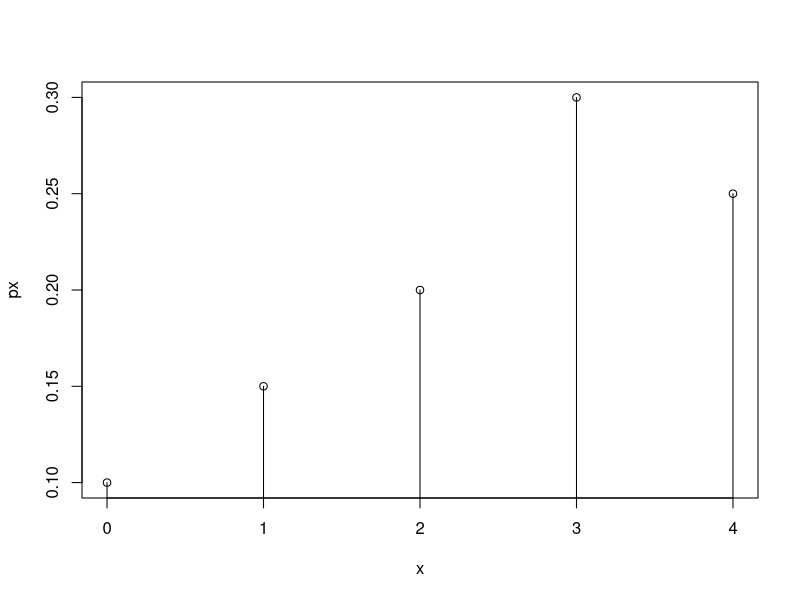
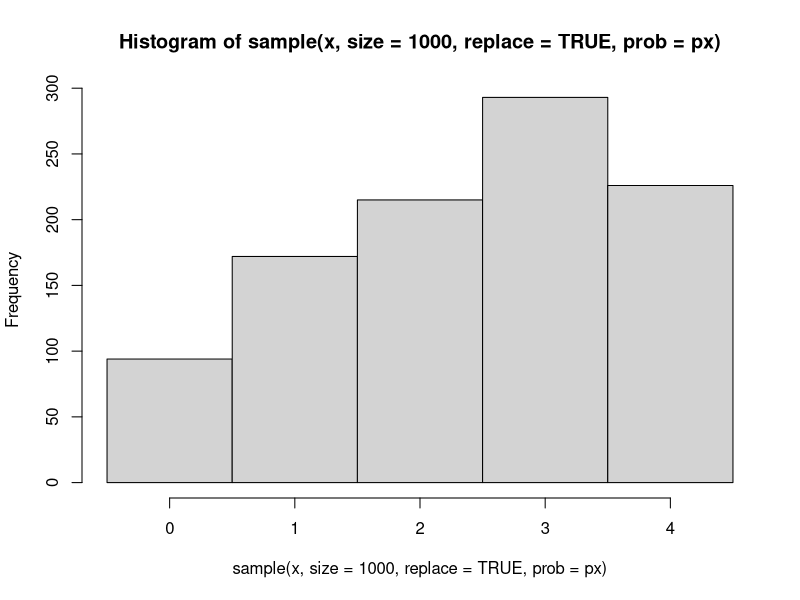
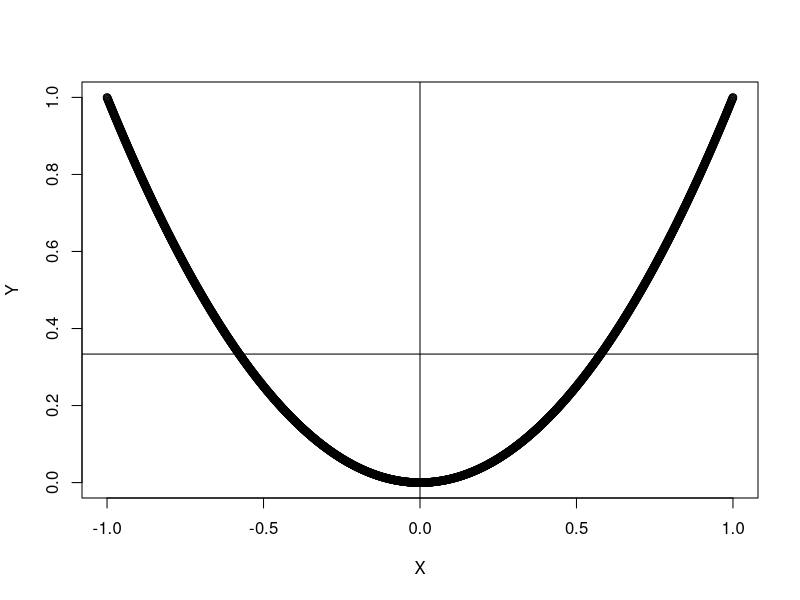
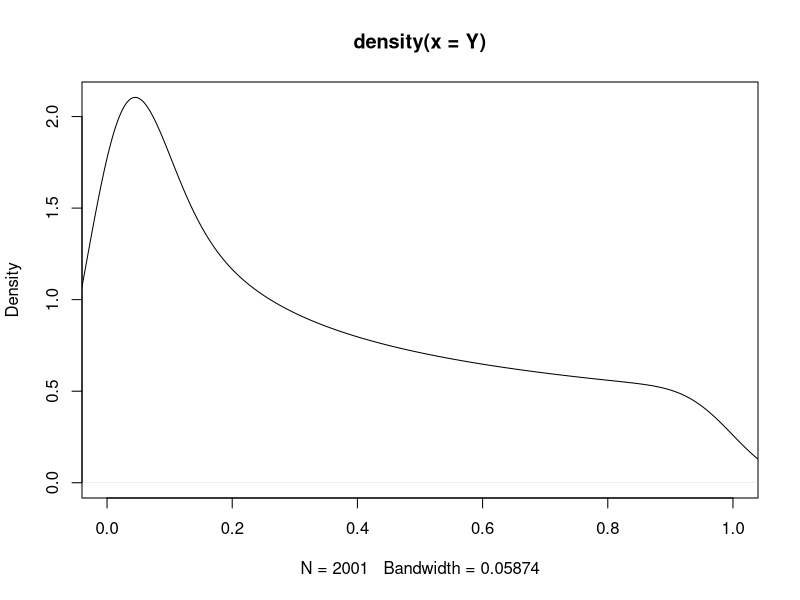
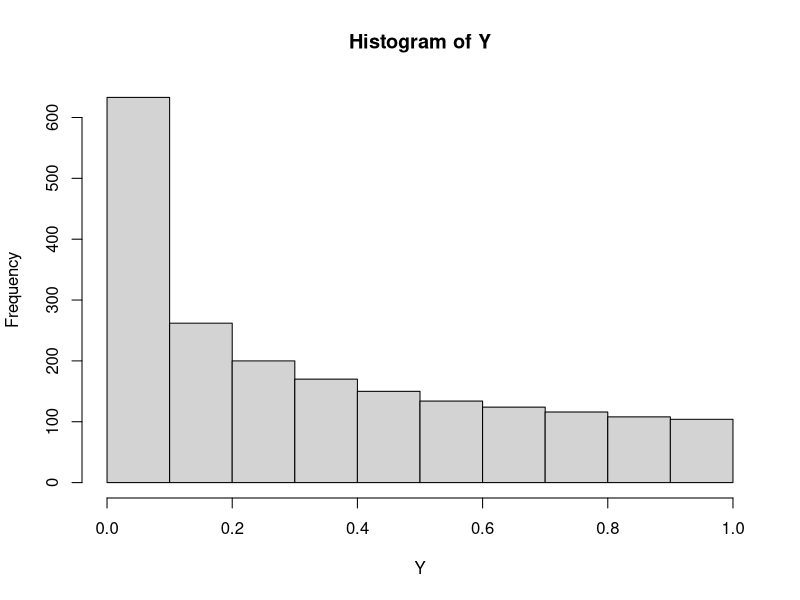
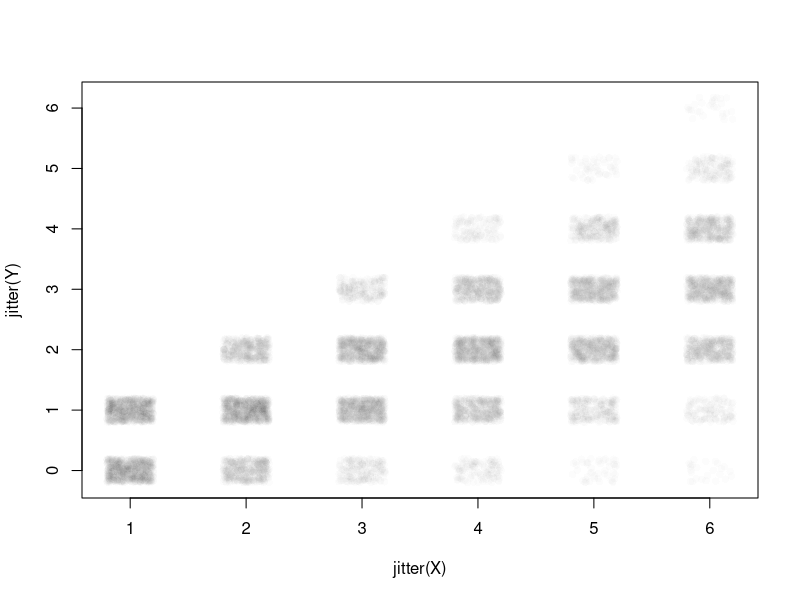

Reproduce these figures in R, in order.
## ---- chunk 1
knitr::opts_chunk$set(echo = TRUE)
## ---- chunk 2
x <- 0:4 #Or c(0,1,2,3,4).
px <- c(.10, .15, .20, .30, .25)
## ---- chunk 3
plot(x,px)
segments(x,0,x,px)
## ---- chunk 4
sample(x, #first we provide the values to sample from 
       size=10, #how many values do we want to sample
       replace=TRUE, #so it is possible to get the same value more than once.
       prob=px) #finish by providing the probability vector
## ---- chunk 5
hist(
  sample(x, size=1000, replace=TRUE, prob=px), 
  breaks=seq(-.5,4.5,1) )
## ---- chunk 6
sum(x * px) # we can harness the fact that R works easily on vectors
## ---- chunk 7
mean(
  sample(x, size=1000, replace=TRUE, prob=px)
)
## ---- chunk 8
sum((x-2.45)^2*px)
## ---- chunk 9
sum(x^2*px) - 2.45^2
## ---- chunk 10
X = seq(-1,1,.001)
Y = X^2
plot(X,Y)
abline(h=mean(Y))
abline(v=mean(X))
cov(X,Y)
cor(X,Y)
## ---- chunk 11
#A estimate of the pdf of Y
plot(density(Y), xlim=c(0,1))
hist(Y)

## ---- chunk 12
X <- sample(1:6, size=10000, replace=TRUE) #sample the values 1-6 with equal probability
Y <- vector("numeric", 10000)
for(i in 1:10000){
  #represent heads as 1, tails as 0.
  Y[i] <- sum(sample(0:1, size=X[i], replace=TRUE)) #sample x 0 or 1s and add them up - this counts the 1s
  #next week we'll learn a faster way to do this using the binomial distribution
}
cor(X,Y)
plot(jitter(Y)~jitter(X), col=rgb(0,0,0,.01), pch=16)
## ---- chunk 13
p.flu <- .03; p.noflu <- 1-p.flu
p.pos.given.flu <- .99; p.neg.given.flu <- 1-p.pos.given.flu
p.neg.given.noflu <- .95; p.pos.given.noflu <- 1-p.neg.given.noflu

# P(flu | pos) = P(flu)*P(pos|flu)/ [P(flu)*P(pos|flu) + P(noflu)*P(pos|noflu) ]
p.flu*p.pos.given.flu / (p.flu*p.pos.given.flu + p.noflu*p.pos.given.noflu)
## ---- chunk 14
# P(no flu | neg) = P(no flu) * P(neg | no flu) / [ P(no flu) * P(neg|no flu) + P(flu) * P(neg|flu)]
(1-p.flu)*p.neg.given.noflu / ((1-p.flu)*p.neg.given.noflu + (p.flu)*p.neg.given.flu)
